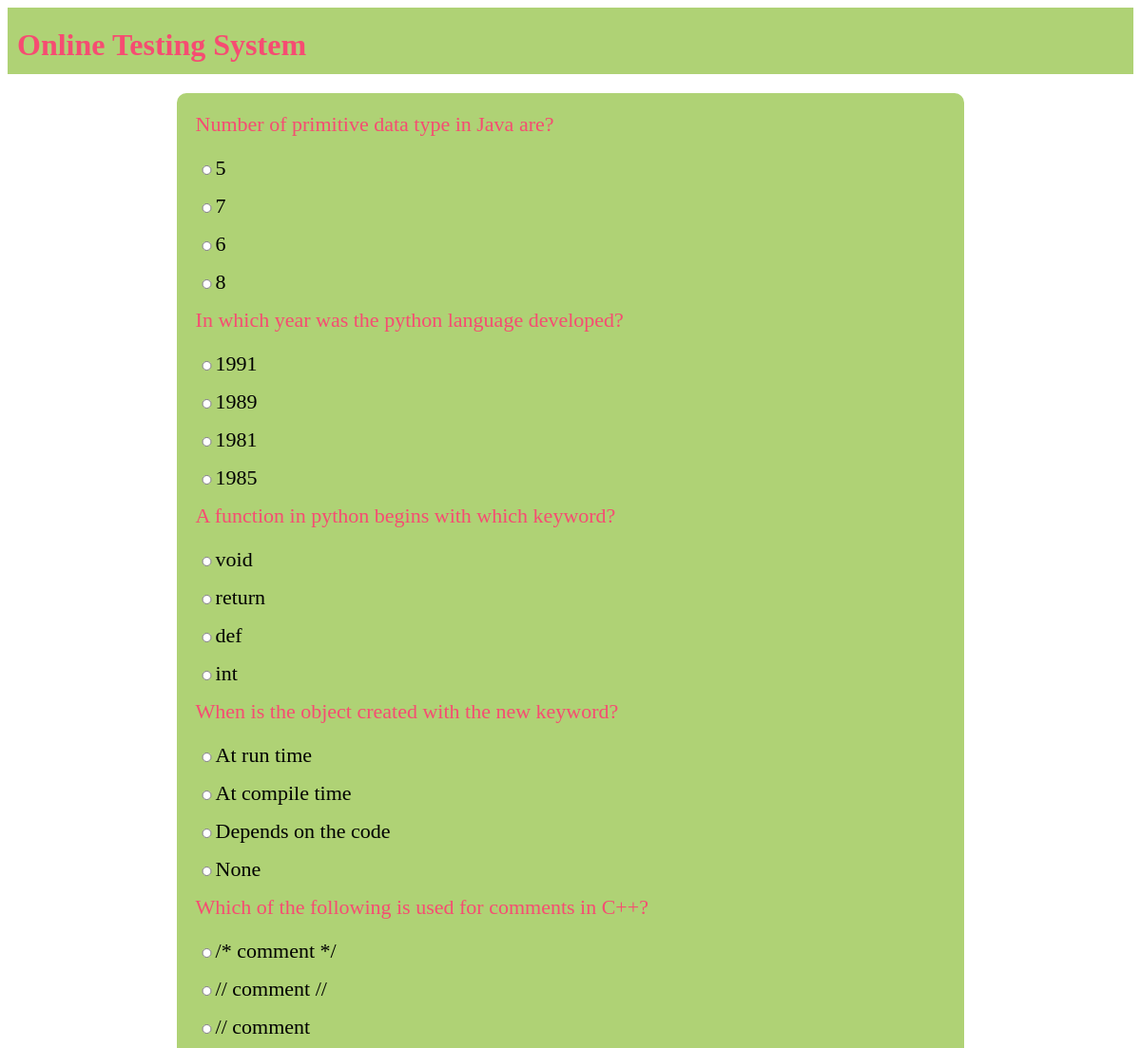
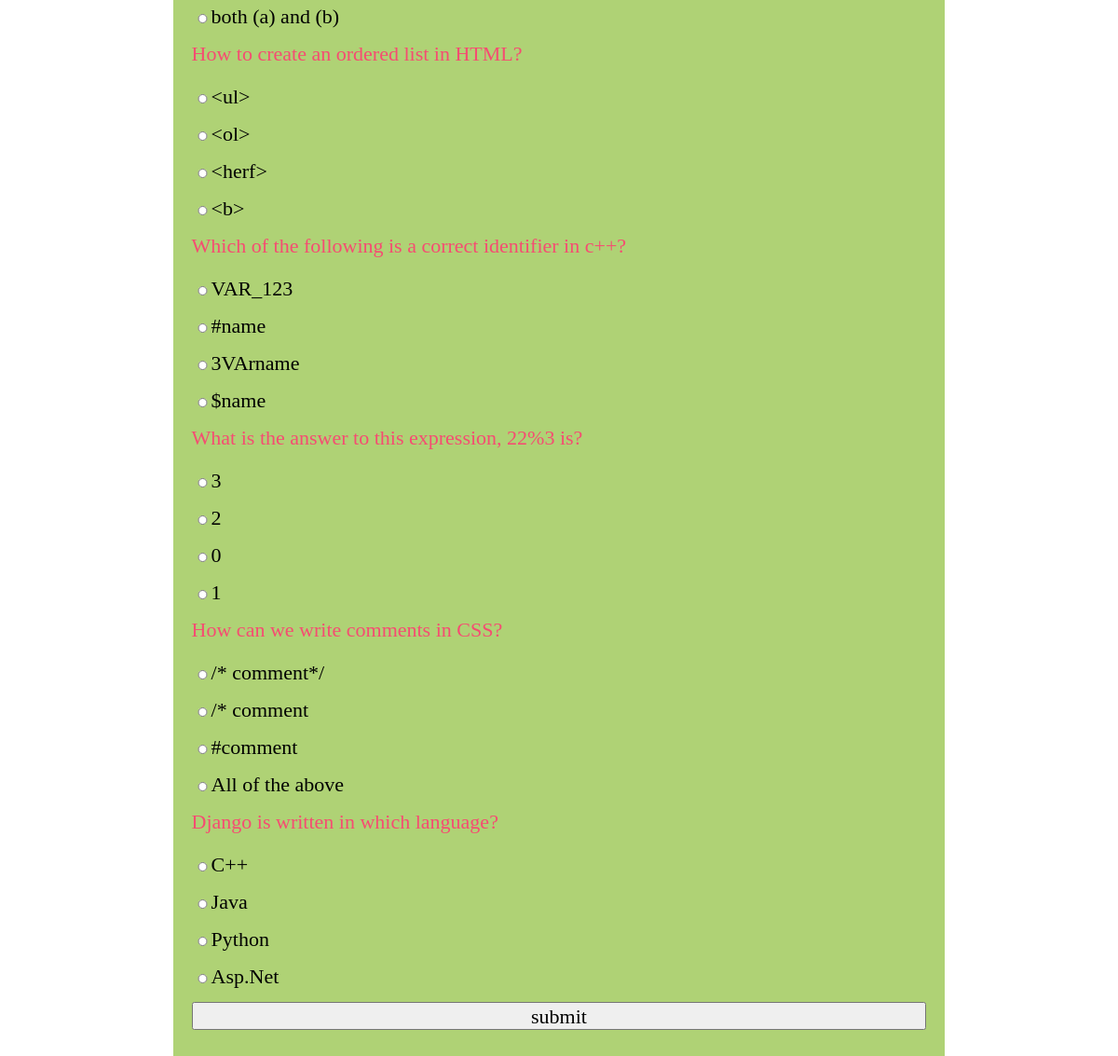
Page /OTS/test-paper?n=10 on the committed database (2 pictures, top to bottom).
### OTS/models.py (models this page shows, shortened)
class Question(models.Model):
    qid=models.BigAutoField(primary_key=True,auto_created=True)
    que=models.TextField()
    a=models.CharField(max_length=255)
    b=models.CharField(max_length=255)
    c=models.CharField(max_length=255)
    d=models.CharField(max_length=255)
    ans=models.CharField(max_length=2)

### OTS/views.py (the view)
# urls.py: path('test-paper',testPaper,name='testpaper'),
def testPaper(request):
    if 'name' not in request.session.keys():
        res=HttpResponseRedirect("login")
    n=int(request.GET['n'])
    question_pool=list(Question.objects.all())
    random.shuffle(question_pool)
    questions_list=question_pool[:n]
    context={'questions':questions_list}
    res=render(request,'test_paper.html',context)
    return res

### OTS/templates/test_paper.html (shortened to what this page needs)
{% extends 'main.html'%}
{% block content%}
<form action="{% url 'OTS:calculateTest' %}" method="post">
    {% for question in questions %}
        <div class="question">
            {{question.que}}
        </div>
        <div class="options">
             <input type="radio" name="q{{question.qid}}" value="a">{{question.a}}
        </div>
        <div class="options">
            <input type="radio" name="q{{question.qid}}" value="b">{{question.b}}
        </div>
        <div class="options">
            <input type="radio" name="q{{question.qid}}" value="c">{{question.c}}
        </div>
        <div class="options">
            <input type="radio" name="q{{question.qid}}" value="d">{{question.d}}
        </div>
    {% endfor %}
    <div><input type="submit" value="submit"></div>
</form>
{%endblock%}

### OTS/templates/main.html (shortened to what this page needs)
<!DOCTYPE html>
{% load static%}
<html lang="en">
<head>
    <link rel="stylesheet" href="{% static 'theme.css'%}">
    <link rel="stylesheet" href="{% static 'formsstyle.css'%}">
    <link rel="stylesheet" href="{% static 'buttonstyle.css'%}">
</head>
<body>
    <div class="top">
        <div class="sitename"><h1>Online Testing System</h1></div>
    </div>
    <div class="content">
        {% block content%} {% endblock %}
    </div>
</body>
</html>

### OTS/static/theme.css (style rules this page uses)
* { font-family: 'Times New Roman', Times, serif; }
.top { height: 50px; background-color:#AFD275; margin-bottom: 20px; padding: 10px; }
.top div.sitename { display: inline-block; color: #F64C72; position: relative; top:-10px; }
.content { width:70%; margin-left: auto; margin-right: auto; }

### OTS/static/formsstyle.css (style rules this page uses)
form { box-sizing: border-box; padding: 20px; border-radius: 10px; background-color:#AFD275; display: table; width: 100%; }
input { display: block; width: 100%; margin-bottom: 20px; height: 30px; font-size: 22px; }
.question { color: #F64C72; font-size: 22px; margin-bottom: 20px; }
.options { font-size: 22px; }
.options input { display: inline; width: fit-content; height: 10px; }

### rows in the picture
Question: que "Number of primitive data type in Java are?", a "5", b "7", c "6", d "8"
Question: que "In which year was the python language developed?", a "1991", b "1989", c "1981", d "1985"
Question: que "A function in python begins with which keyword?", a "void", b "return", c "def", d "int"
Question: que "When is the object created with the new keyword?", a "At run time", b "At compile time", c "Depends on the code", d "None"
Question: que "Which of the following is used for comments in C++?", a "/* comment */", b "// comment //", c "// comment", d "both (a) and (b)"
Question: que "How to create an ordered list in HTML?", a "<ul>", b "<ol>", c "<herf>", d "<b>"
Question: que "Which of the following is a correct identifier in c++?", a "VAR_123", b "#name", c "3VArname", d "$name"
Question: que "What is the answer to this expression, 22%3 is?", a "3", b "2", c "0", d "1"
Question: que "How can we write comments in CSS?", a "/* comment*/", b "/* comment", c "#comment", d "All of the above"
Question: que "Django is written in which language?", a "C++", b "Java", c "Python", d "Asp.Net"
